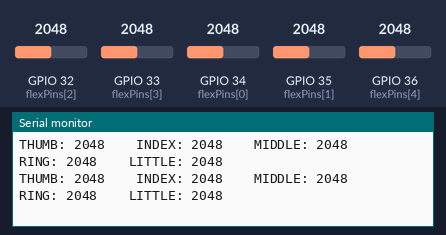
A sketch run on a simulated ESP32. On the bench: the last lines printed to the serial monitor. The inputs (shaded band) are chosen by the test bench; at power-on: GPIO 32 (flexPins[2]) = 2048, GPIO 33 (flexPins[3]) = 2048, GPIO 34 (flexPins[0]) = 2048, GPIO 35 (flexPins[1]) = 2048, GPIO 36 (flexPins[4]) = 2048 (analog values on the 0–4095 scale).

Above: at 1.2 s.
1.3 s: GPIO 32 (flexPins[2]) set to 2866
At 1.57 s:
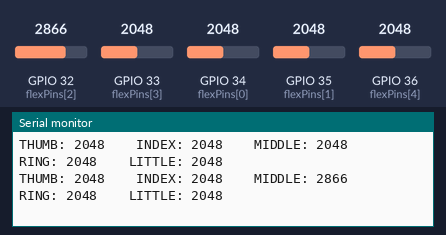
2.8 s: GPIO 33 (flexPins[3]) set to 2866
At 2.98 s:
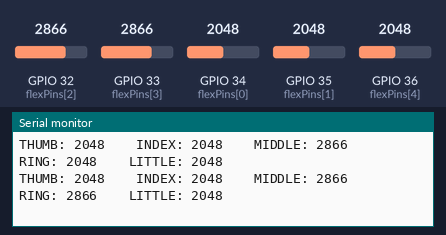
4.3 s: GPIO 34 (flexPins[0]) set to 2866
At 4.39 s:
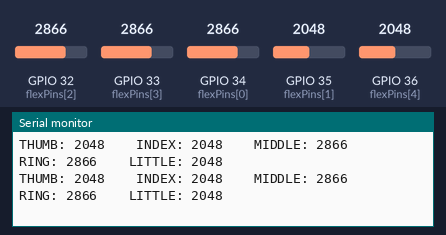
5.8 s: GPIO 35 (flexPins[1]) set to 2866
At 5.8 s:
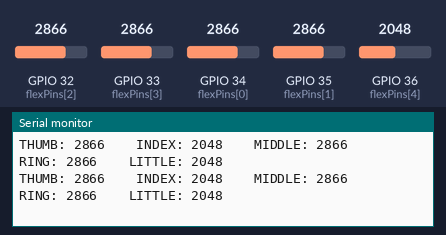
7.3 s: GPIO 36 (flexPins[4]) set to 2866
At 7.41 s:
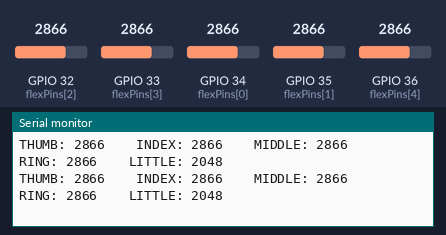
8.8 s: GPIO 32 (flexPins[2]) set to 3972
At 8.82 s:
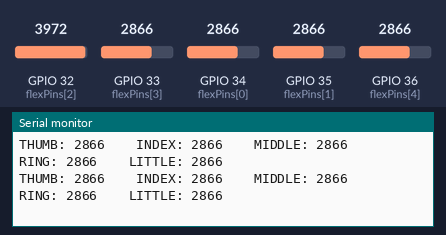
Timing chart, 0 to 11.3 s (numbered marks = the images above; inputs shaded):
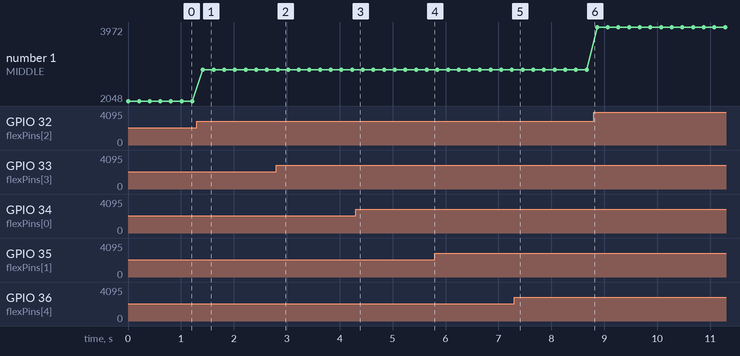

The sketch:

Test2_flex_sensor.ino
```cpp
// ARTHAM - Five Flex Sensor Live Monitoring
// Board: ESP32-WROOM-32

const int flexPins[5] = {
  34,  // Thumb
  35,  // Index Finger
  32,  // Middle Finger
  33,  // Ring Finger
  36   // Little Finger
};

const char* sensorNames[5] = {
  "THUMB",
  "INDEX",
  "MIDDLE",
  "RING",
  "LITTLE"
};

void setup() {
  Serial.begin(115200);
  analogReadResolution(12);

  for (int i = 0; i < 5; i++) {
    analogSetPinAttenuation(flexPins[i], ADC_11db);
  }

  Serial.println("ARTHAM - FLEX SENSOR MONITOR");
  Serial.println("---------------------------------------------");
}

void loop() {
  for (int i = 0; i < 5; i++) {
    int sensorValue = analogRead(flexPins[i]);

    Serial.print(sensorNames[i]);
    Serial.print(": ");
    Serial.print(sensorValue);
    Serial.print("    ");
  }

  Serial.println();

  delay(200);
}
```

Measured:
- after the input at 1.3 s, the serial monitor: prints a new line after 0.12 s (image 1)
- after the input at 2.8 s, the serial monitor: prints a new line at once (image 2)
- plotted number 1: 2048 → 2866 after the input at 1.3 s, 2866 → 3972 after the input at 8.8 s
